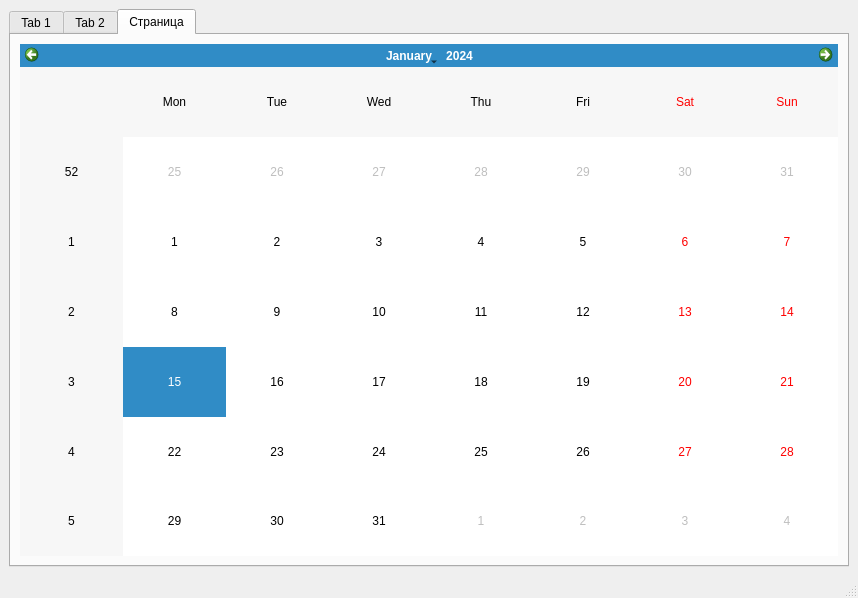
<?xml version="1.0" encoding="UTF-8"?>
<ui version="4.0">
 <class>MainWindow</class>
 <widget class="QMainWindow" name="MainWindow">
  <property name="geometry">
   <rect>
    <x>0</x>
    <y>0</y>
    <width>858</width>
    <height>598</height>
   </rect>
  </property>
  <property name="windowTitle">
   <string>MainWindow</string>
  </property>
  <widget class="QWidget" name="centralwidget">
   <layout class="QGridLayout" name="gridLayout_2">
    <item row="0" column="0">
     <widget class="QTabWidget" name="tabWidget">
      <property name="currentIndex">
       <number>2</number>
      </property>
      <widget class="QWidget" name="tab">
       <attribute name="title">
        <string>Tab 1</string>
       </attribute>
       <layout class="QGridLayout" name="gridLayout">
        <item row="0" column="0" colspan="2">
         <widget class="QTextEdit" name="textEdit"/>
        </item>
        <item row="0" column="2">
         <widget class="QTextEdit" name="textEditShedule"/>
        </item>
        <item row="1" column="0">
         <widget class="Line" name="line_2">
          <property name="orientation">
           <enum>Qt::Horizontal</enum>
          </property>
         </widget>
        </item>
        <item row="1" column="1" colspan="2">
         <widget class="Line" name="line_3">
          <property name="orientation">
           <enum>Qt::Horizontal</enum>
          </property>
         </widget>
        </item>
        <item row="2" column="0">
         <layout class="QHBoxLayout" name="horizontalLayout">
          <item>
           <widget class="QLabel" name="label">
            <property name="text">
             <string>Актуалочка</string>
            </property>
           </widget>
          </item>
          <item>
           <widget class="QPushButton" name="UpdateButton">
            <property name="text">
             <string>Обновить</string>
            </property>
           </widget>
          </item>
          <item>
           <spacer name="horizontalSpacer_5">
            <property name="orientation">
             <enum>Qt::Horizontal</enum>
            </property>
            <property name="sizeHint" stdset="0">
             <size>
              <width>40</width>
              <height>20</height>
             </size>
            </property>
           </spacer>
          </item>
         </layout>
        </item>
        <item row="2" column="2">
         <layout class="QHBoxLayout" name="horizontalLayout_2">
          <item>
           <spacer name="horizontalSpacer">
            <property name="orientation">
             <enum>Qt::Horizontal</enum>
            </property>
            <property name="sizeHint" stdset="0">
             <size>
              <width>40</width>
              <height>20</height>
             </size>
            </property>
           </spacer>
          </item>
          <item>
           <widget class="QLabel" name="label_4">
            <property name="text">
             <string>Расписание</string>
            </property>
           </widget>
          </item>
          <item>
           <spacer name="horizontalSpacer_2">
            <property name="orientation">
             <enum>Qt::Horizontal</enum>
            </property>
            <property name="sizeHint" stdset="0">
             <size>
              <width>40</width>
              <height>20</height>
             </size>
            </property>
           </spacer>
          </item>
         </layout>
        </item>
       </layout>
      </widget>
      <widget class="QWidget" name="tab_2">
       <attribute name="title">
        <string>Tab 2</string>
       </attribute>
       <layout class="QGridLayout" name="gridLayout_3">
        <item row="0" column="0">
         <layout class="QVBoxLayout" name="verticalLayout">
          <item>
           <widget class="QCheckBox" name="checkBox">
            <property name="text">
             <string>Запускать вместе с запуском системы</string>
            </property>
           </widget>
          </item>
          <item>
           <layout class="QHBoxLayout" name="horizontalLayout_3">
            <item>
             <widget class="QLabel" name="label_2">
              <property name="text">
               <string>Уведомлять каждые</string>
              </property>
             </widget>
            </item>
            <item>
             <widget class="QSpinBox" name="spinBox">
              <property name="minimum">
               <number>1</number>
              </property>
              <property name="maximum">
               <number>9999</number>
              </property>
             </widget>
            </item>
            <item>
             <widget class="QLabel" name="label_3">
              <property name="text">
               <string>часов</string>
              </property>
             </widget>
            </item>
            <item>
             <spacer name="horizontalSpacer_4">
              <property name="orientation">
               <enum>Qt::Horizontal</enum>
              </property>
              <property name="sizeHint" stdset="0">
               <size>
                <width>40</width>
                <height>20</height>
               </size>
              </property>
             </spacer>
            </item>
           </layout>
          </item>
         </layout>
        </item>
        <item row="3" column="0">
         <layout class="QHBoxLayout" name="horizontalLayout_5">
          <item>
           <spacer name="horizontalSpacer_3">
            <property name="orientation">
             <enum>Qt::Horizontal</enum>
            </property>
            <property name="sizeHint" stdset="0">
             <size>
              <width>40</width>
              <height>20</height>
             </size>
            </property>
           </spacer>
          </item>
          <item>
           <widget class="QPushButton" name="pushButton">
            <property name="text">
             <string>Сохранить</string>
            </property>
           </widget>
          </item>
         </layout>
        </item>
        <item row="1" column="0">
         <spacer name="verticalSpacer">
          <property name="orientation">
           <enum>Qt::Vertical</enum>
          </property>
          <property name="sizeHint" stdset="0">
           <size>
            <width>20</width>
            <height>40</height>
           </size>
          </property>
         </spacer>
        </item>
        <item row="2" column="0">
         <widget class="Line" name="line">
          <property name="orientation">
           <enum>Qt::Horizontal</enum>
          </property>
         </widget>
        </item>
       </layout>
      </widget>
      <widget class="QWidget" name="tab_3">
       <attribute name="title">
        <string>Страница</string>
       </attribute>
       <layout class="QGridLayout" name="gridLayout_4">
        <item row="0" column="0">
         <widget class="QCalendarWidget" name="calendarWidget"/>
        </item>
       </layout>
      </widget>
     </widget>
    </item>
   </layout>
  </widget>
  <widget class="QMenuBar" name="menubar">
   <property name="geometry">
    <rect>
     <x>0</x>
     <y>0</y>
     <width>858</width>
     <height>20</height>
    </rect>
   </property>
  </widget>
  <widget class="QStatusBar" name="statusbar"/>
 </widget>
 <resources/>
 <connections/>
</ui>
